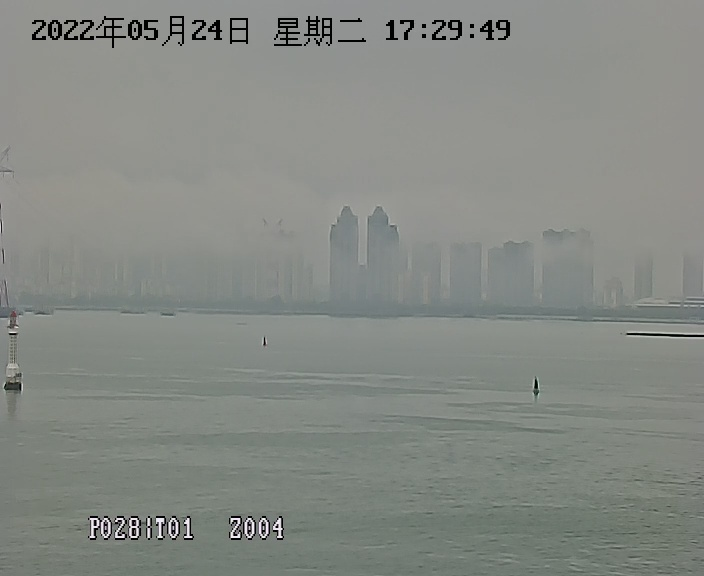
#> input picture paper_test/image/ 1.jpg, 704 x 576 px, given as the content of the folder D:/BaiduNetdiskWorkspace/get-image/2022_05_10, which was not available
$ python '能见度分类.py'   (older library calls are emulated)
#> lines starting #> are read from the running program, lines starting #| are printed output that depends on the picture; after the words box and inside, x2 and y2 are one past the last pixel; in counts of white or black regions, pixels touching at a corner belong together; pictures that were not available may be replaced by others from this repository, and a replacement may not be noted
import os

import cv2

# 分类前地址
k = r"D:\BaiduNetdiskWorkspace\get-image\2022_05_10"
# 存储地址
save_1 = "D:/level1"

threshold = 2000
# 读取文件夹里所有图片
images = [os.path.join(k, f) for f in os.listdir(k) if f.endswith(".jpg") or f.endswith(".jpeg") or f.endswith(".png")]

for image in images:
    img = cv2.imread(image)
#> img is the input picture: shape (576, 704, 3); mean B, G, R 132, 137.3, 133.3
    print(image.split("\\")[-1])
    gray = cv2.cvtColor(img, cv2.COLOR_BGR2GRAY)
    # blur = cv2.GaussianBlur(gray,(7,7),1,1)  # 核尺寸通过对图像的调节自行定义
    fm = cv2.Laplacian(gray, cv2.CV_64F).var()
#> fm = 760.6
    text = "Not Blurry"
    print(fm, "....picture value")
#> (printed output is left out)
    if fm < threshold:
        text = "Blurry"
        fm = int(fm)
#> fm = 760
        cv2.imwrite(save_1 + '/' + str(fm) + "_" + image.split("\\")[-1], img)

        cv2.putText(img, "{}: {:.2f}".format(text, fm), (10, 30),
                    cv2.FONT_HERSHEY_SIMPLEX, 0.8, (0, 0, 255), 3)
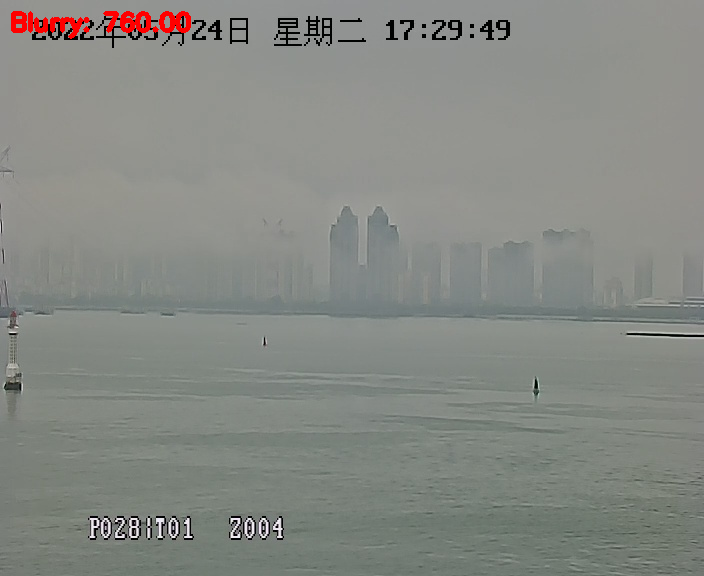
#> img: shape (576, 704, 3); 0.51% of pixels changed, all inside (x1, y1, x2, y2) = (11, 11, 191, 39)

        cv2.imshow("Image", img)
        cv2.waitKey(0)

$ run again, on paper_test/image/ 13.jpg
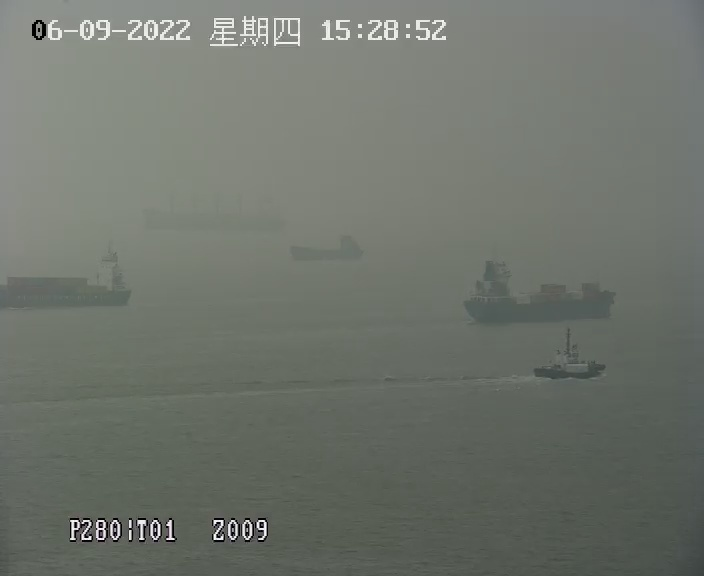
#> input picture paper_test/image/ 13.jpg, 704 x 576 px, given as the content of the folder D:/BaiduNetdiskWorkspace/get-image/2022_05_10, which was not available
#> img is the input picture: shape (576, 704, 3); mean B, G, R 108.2, 116, 111
#> `fm = cv2.Laplacian(gray, cv2.CV_64F).var()`: fm = 404.2
#> (printed output is left out)
#> `fm = int(fm)`: fm = 404
#> `cv2.putText(img, "{}: {:.2f}".format(text, fm), (10, 30), cv2.FONT_HER..`:
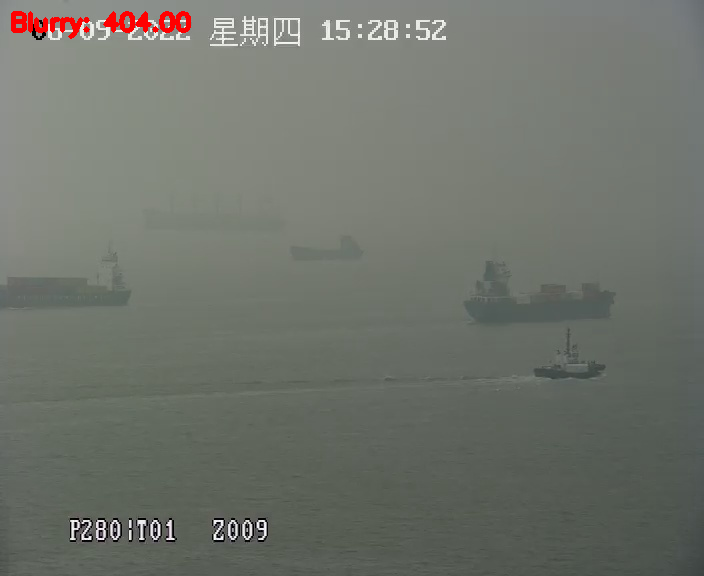
#> img: shape (576, 704, 3); 0.5% of pixels changed, all inside (x1, y1, x2, y2) = (11, 11, 191, 39)

$ run again, on paper_test/image/ 14.jpg
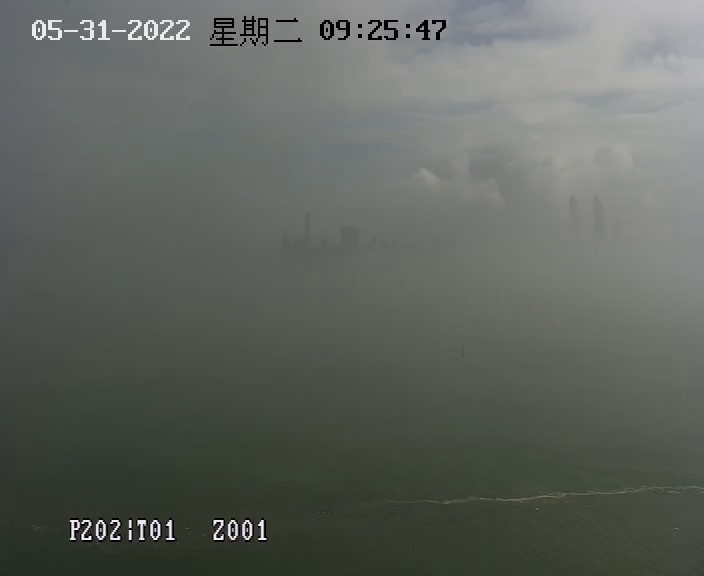
#> input picture paper_test/image/ 14.jpg, 704 x 576 px, given as the content of the folder D:/BaiduNetdiskWorkspace/get-image/2022_05_10, which was not available
#> img is the input picture: shape (576, 704, 3); mean B, G, R 94.2, 100.1, 95.7
#> `fm = cv2.Laplacian(gray, cv2.CV_64F).var()`: fm = 418.9
#> (printed output is left out)
#> `fm = int(fm)`: fm = 418
#> `cv2.putText(img, "{}: {:.2f}".format(text, fm), (10, 30), cv2.FONT_HER..`:
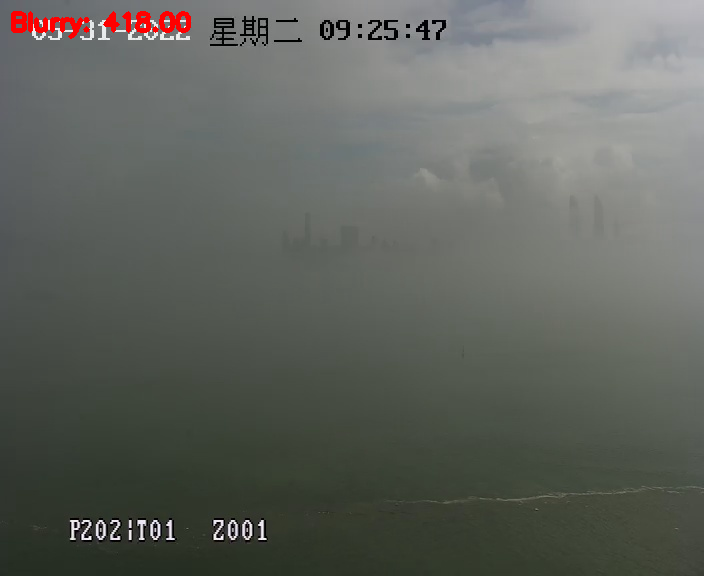
#> img: shape (576, 704, 3); 0.49% of pixels changed, all inside (x1, y1, x2, y2) = (11, 11, 191, 39)
